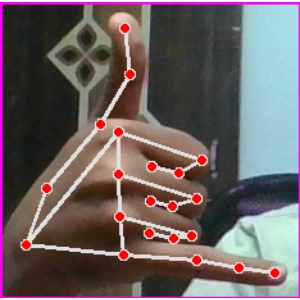
#> input picture Data/call/Image_1711381251.0130389.jpg, 300 x 300 px, found by its file name
$ jupyter execute train_classifier.ipynb
#> lines starting #> are read from the running program, lines starting #| are printed output that depends on the picture
[cell 1]
import os
import cv2
import numpy as np
from sklearn.ensemble import RandomForestClassifier
from sklearn.model_selection import train_test_split
from sklearn.metrics import accuracy_score
import pickle

# Specify the full path to the 'Gesture sense' folder
base_folder = r"C:\Users\HP\Contacts\Desktop\Gesture sense"

# List of classes
classes = ["call", "dislike", "Fist", "four", "like", "one", "peace", "rock", "stop", "three", "two up"]

image_files = []
labels = []

# Define target image size
target_size = (150, 150)

# Loop through each class folder
for class_name in classes:
    class_folder = os.path.join(base_folder, "Data", class_name)
    # Check if the class folder exists
    if not os.path.exists(class_folder):
        print(f"Class folder '{class_name}' does not exist.")
        continue
    # Loop through the files in the class folder
    for filename in os.listdir(class_folder):
        if filename.endswith(".jpg"):  # Check if the file has the '.png' extension
            filepath = os.path.join(class_folder, filename)
            print("Loading image:", filepath)  # Debug statement to check the loaded file path
            # Load image using OpenCV
            image = cv2.imread(filepath)
#> image is the input picture: shape (300, 300, 3); mean B, G, R 98.7, 97.5, 108.2
            if image is not None:  # Check if the image is loaded successfully
                print("Image loaded successfully")  # Debug statement
                # Resize the image to the target size
                image = cv2.resize(image, target_size)
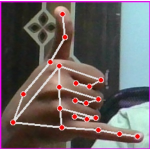
#> image: shape (150, 150, 3); mean B, G, R 98.8, 97.6, 108.4
#> pass 3 of the loop `for class_name in classes:`:
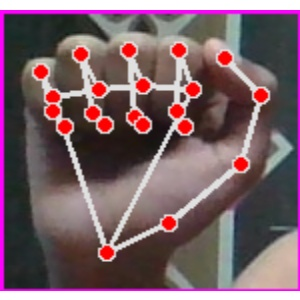
#> input picture Data/Fist/Image_1711379017.3437119.jpg, 300 x 300 px, found by its file name
#> image is the input picture: shape (300, 300, 3); mean B, G, R 103.3, 96.4, 121.3
#> `image = cv2.resize(image, target_size)`:
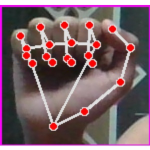
#> image: shape (150, 150, 3); mean B, G, R 103.4, 96.5, 121.4
#> the loop made 11 passes; the first 3 are shown
                # Append image and label
                image_files.append(image)
                labels.append(class_name)
            else:
                print(f"Failed to load image: {filename}")
        else:
            print(f"Skipping non-image file: {filename}")

# Convert lists to numpy arrays
data = np.array(image_files)
labels = np.array(labels)

# Check if there are samples in the dataset
if len(data) == 0:
    print("No images loaded.")
else:
    # Now you have your resized image data and corresponding class labels ready for further processing
    print("Data shape:", data.shape)
#| Data shape: (2, 150, 150, 3)
    print("Labels shape:", labels.shape)
#| Labels shape: (2,)

    # Split data into training and testing sets
    x_train, x_test, y_train, y_test = train_test_split(data, labels, test_size=0.2, random_state=42)

    # Flatten the image data
    x_train_flat = x_train.reshape(x_train.shape[0], -1)
    x_test_flat = x_test.reshape(x_test.shape[0], -1)

    # Initialize the Random Forest classifier
    model = RandomForestClassifier(n_estimators=100, random_state=42)

    # Train the model
    model.fit(x_train_flat, y_train)

    # Predict on the test set
    y_pred = model.predict(x_test_flat)

    # Calculate accuracy
    accuracy = accuracy_score(y_test, y_pred)
    print("Accuracy:", accuracy)

    # Save the trained model to a file
    with open("hand_gesture_model.pkl", 'wb') as f:
        pickle.dump(model, f)

    print("Model saved as:", "hand_gesture_model.pkl")
